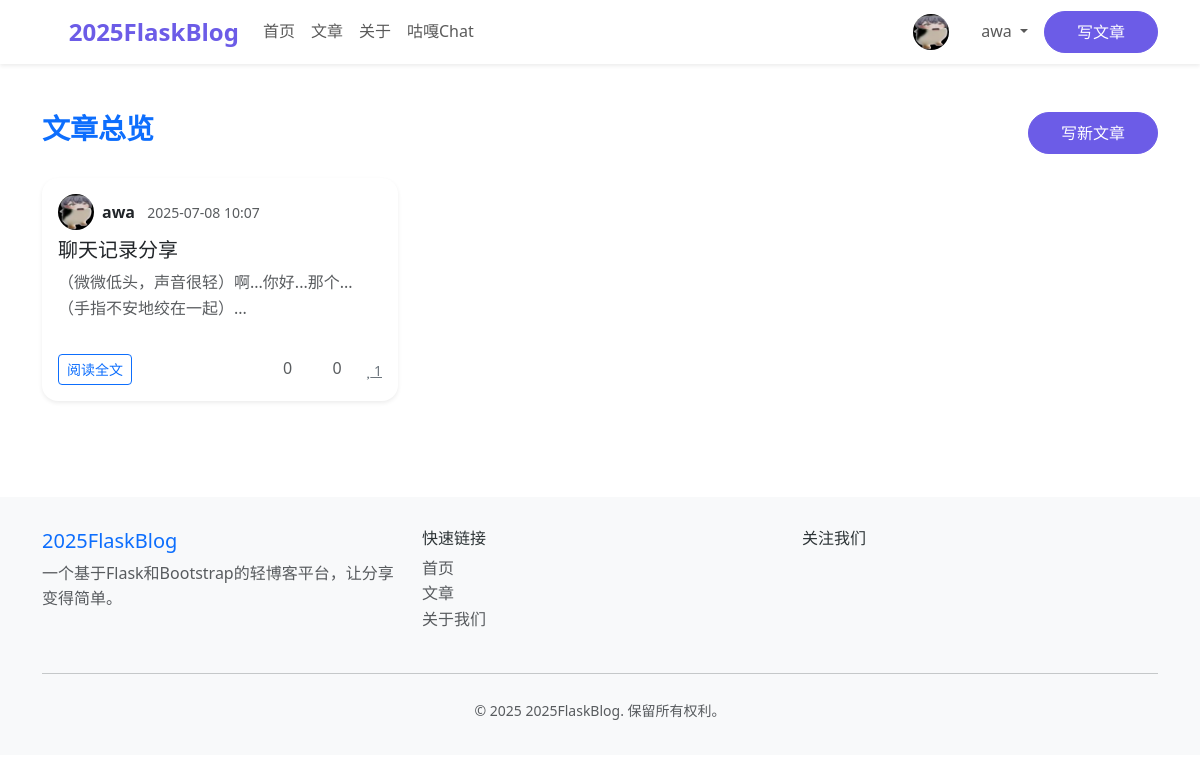
The page /post (signed in) on the database as committed earlier.
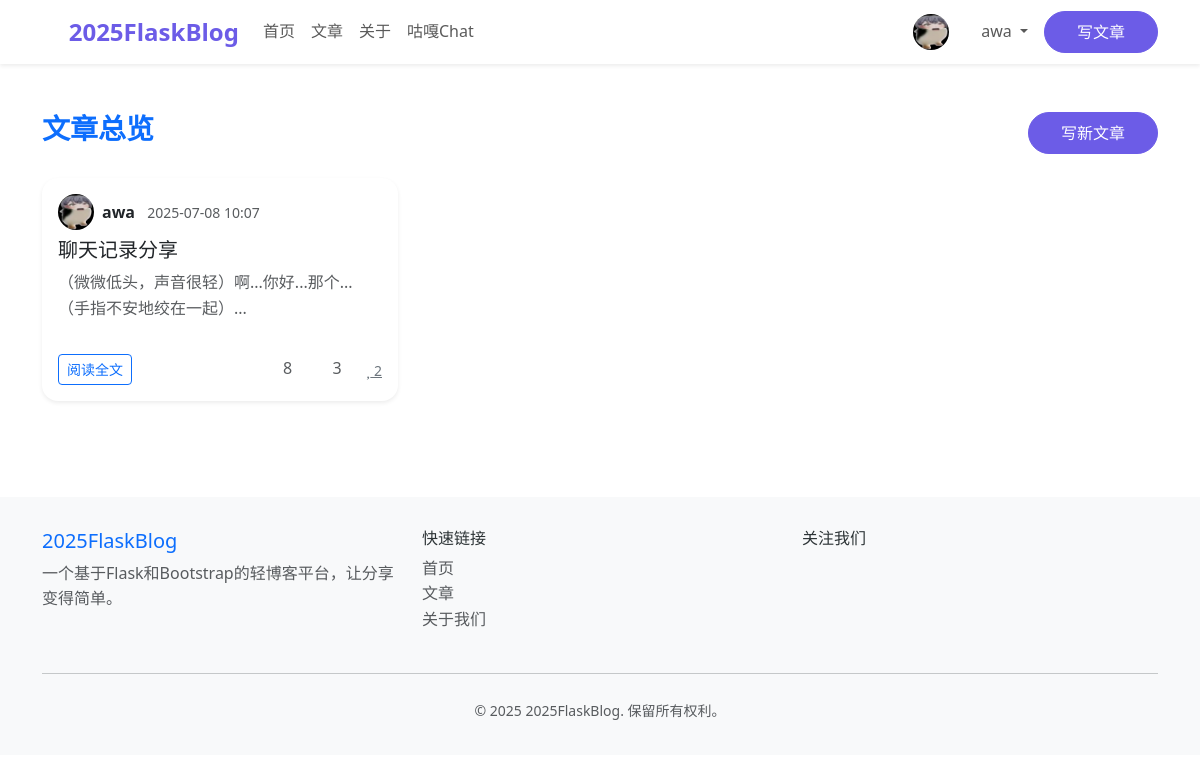
The same page on the database as committed later.
### app/models.py (models this page shows, shortened)
class Post(db.Model):
    __tablename__ = 'posts'
    id = db.Column(db.Integer, primary_key=True)
    title = db.Column(db.String(120), nullable=False)
    content = db.Column(db.Text, nullable=False)
    summary = db.Column(db.String(255))
    created_at = db.Column(db.DateTime, default=lambda: datetime.now(timezone.utc))
    updated_at = db.Column(db.DateTime, default=lambda: datetime.now(timezone.utc), onupdate=lambda: datetime.now(timezone.utc))
    views = db.Column(db.Integer, default=0)
    author_id = db.Column(db.Integer, db.ForeignKey('users.id'), nullable=False)
    is_published = db.Column(db.Boolean, default=True)
    is_featured = db.Column(db.Boolean, default=False)
    is_deleted = db.Column(db.Boolean, default=False)
    is_chat_share = db.Column(db.Boolean, default=False)  # 是否为聊天记录分享
    conversation_id = db.Column(db.Integer, db.ForeignKey('conversations.id'), nullable=True)  # 关联的聊天会话
    comments = db.relationship('Comment', backref='post', lazy='dynamic', cascade='all, delete-orphan')
    likes = db.relationship('Like', backref='post', lazy='dynamic', cascade='all, delete-orphan')
    conversation = db.relationship('Conversation', backref='shared_posts')  # 关联的聊天会话
    def get_comments_count(self):
        return self.comments.filter_by(is_approved=True, is_deleted=False).count()
    def get_likes_count(self):
        return self.likes.count()

class User(UserMixin, db.Model):
    __tablename__ = 'users'
    id = db.Column(db.Integer, primary_key=True)
    username = db.Column(db.String(80), unique=True, nullable=False, index=True)
    email = db.Column(db.String(120), unique=True, nullable=False, index=True)
    password_hash = db.Column(db.String(255), nullable=False)
    first_name = db.Column(db.String(50), nullable=True)
    last_name = db.Column(db.String(50), nullable=True)
    bio = db.Column(db.Text, nullable=True)
    avatar_url = db.Column(db.String(255), nullable=True)
    is_active = db.Column(db.Boolean, default=True)
    is_admin = db.Column(db.Boolean, default=False)
    created_at = db.Column(db.DateTime, default=lambda: datetime.now(timezone.utc))
    updated_at = db.Column(db.DateTime, default=lambda: datetime.now(timezone.utc), onupdate=lambda: datetime.now(timezone.utc))
    last_login = db.Column(db.DateTime, nullable=True)
    posts = db.relationship('Post', backref='author', lazy='dynamic', cascade='all, delete-orphan')
    comments = db.relationship('Comment', backref='author', lazy='dynamic', cascade='all, delete-orphan')
    likes = db.relationship('Like', backref='author', lazy='dynamic', cascade='all, delete-orphan')

### app/routes.py (the view)
@main_bp.route('/post')
def post_list():
    posts = Post.query.filter_by(is_published=True, is_deleted=False).order_by(Post.created_at.desc()).all()
    return render_template('post/post.html', posts=posts)

### app.py (called while the page is built)
@app.context_processor
def inject_user():
    return dict(current_user=current_user)

### app/__init__.py (called while the page is built)
def create_app(config_class=Config):
    app = Flask(__name__)
    app.config.from_object(config_class)
    db.init_app(app)
    login_manager.init_app(app)
    migrate.init_app(app, db)
    bcrypt.init_app(app)
    login_manager.login_view = 'main.login'
    login_manager.login_message = '请先登录才能访问此页面。'
    login_manager.login_message_category = 'info'
    @login_manager.user_loader
    def load_user(user_id):
        from app.models import User
        return User.query.get(int(user_id))
    from app.routes import main_bp
    from app.guga_chat import guga_chat_bp
    app.register_blueprint(main_bp)
    app.register_blueprint(guga_chat_bp)
    @app.template_filter('nl2br')
    def nl2br_filter(text):
        """将换行符转换为HTML的<br>标签"""
        if text is None:
            return ''
        return text.replace('\n', '<br>')
    return app

### app/templates/post/post.html (shortened to what this page needs)
{% extends "base.html" %}
{% block extra_css %}
<link rel="stylesheet" href="{{ url_for('static', filename='css/github.min.css') }}">
{% endblock %}
{% block content %}
<div class="container py-5">
    <div class="row mb-4">
        <div class="col-lg-8">
            <h3 class="fw-bold text-primary">文章总览</h3>
        </div>
        <div class="col-lg-4 text-lg-end">
            <a href="{{ url_for('main.create_post') }}" class="btn btn-primary">写新文章</a>
        </div>
    </div>
    <div class="row g-4">
        {% if posts %}
            {% for post in posts %}
            <div class="col-md-6 col-lg-4">
                <div class="card h-100 shadow-sm border-0 rounded-4">
                    <div class="card-body d-flex flex-column">
                        <div class="d-flex align-items-center mb-2">
                            <a href="{{ url_for('main.user_profile', user_id=post.author.id) }}">
                                <img src="{{ post.author.avatar_url if post.author.avatar_url else url_for('static', filename='img/default_avatar.png') }}" class="rounded-circle me-2" alt="作者头像" width="36" height="36">
                            </a>
                            <div>
                                <a href="{{ url_for('main.user_profile', user_id=post.author.id) }}" class="fw-bold text-decoration-none text-dark">{{ post.author.username }}</a>
                                <span class="text-muted small ms-2">{{ post.created_at.strftime('%Y-%m-%d %H:%M') }}</span>
                            </div>
                        </div>
                        <h5 class="card-title mb-2">
                            <a href="{{ url_for('main.post_detail', post_id=post.id) }}" class="text-decoration-none text-dark">
                                {{ post.title }}
                            </a>
                        </h5>
                        <div class="card-text text-muted flex-grow-1 article-preview" id="preview-{{ post.id }}">
                        </div>
                        <div class="mt-3 d-flex justify-content-between align-items-center">
                            <a href="{{ url_for('main.post_detail', post_id=post.id) }}" class="btn btn-sm btn-outline-primary">阅读全文</a>
                            <div class="d-flex gap-4 text-muted align-items-center fs-6">
                                <span title="阅读数"><i class="fas fa-eye me-1"></i>{{ post.views or 0 }}</span>
                                <span title="评论数"><i class="fas fa-comment me-1"></i>{{ post.get_comments_count() }}</span>
                                <span title="点赞数">
                                    {% if current_user.is_authenticated %}
                                        <button class="btn btn-sm btn-link p-0 like-btn" data-post-id="{{ post.id }}" title="点赞">
                                            <i class="fas fa-heart like-icon" id="like-icon-{{ post.id }}"></i>
                                            <span class="like-count" id="like-count-{{ post.id }}">{{ post.get_likes_count() }}</span>
                                        </button>
                                    {% else %}
                                        <i class="fas fa-heart me-1"></i>{{ post.get_likes_count() }}
                                    {% endif %}
                                </span>
                            </div>
                        </div>
                    </div>
                </div>
            </div>
            {% endfor %}
        {% else %}
            <div class="col-12">
                <div class="alert alert-info text-center mb-0">
                    暂无文章。
                </div>
            </div>
        {% endif %}
    </div>
</div>
{% endblock %}

Rows that differ between the two databases and show on the page:
changed Post "聊天记录分享": views "0" → "8"; get_comments_count "0" → "3"; get_likes_count "1" → "2"
